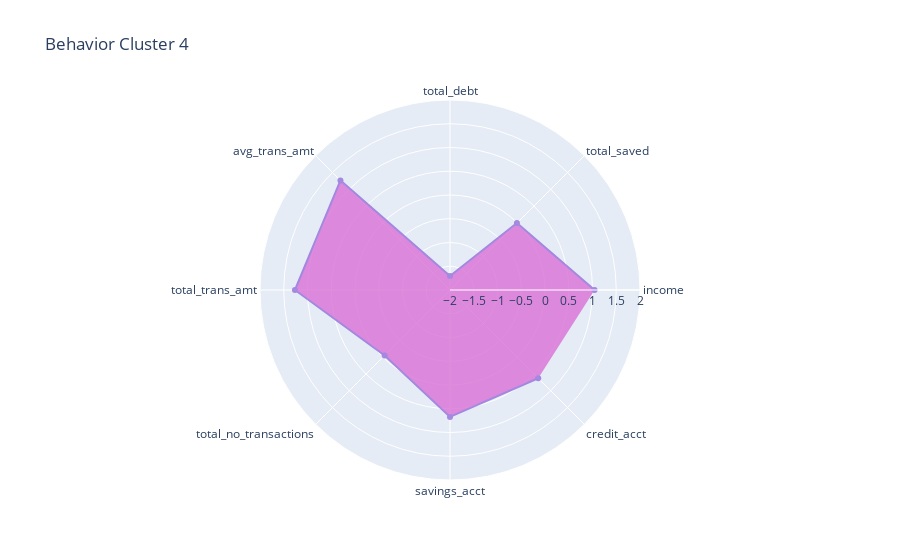

The notebook cell this image was saved under:
### Code cell
fig = go.Figure()

fig.add_trace(go.Scatterpolar(r = bhv_scaled4.mean(), theta = bhv_scaled4.columns,fill='toself', fillcolor='orchid', line_color='mediumpurple', opacity=0.8))

fig.update_layout(title = 'Behavior Cluster 4',     
    polar=dict(
    radialaxis=dict(
    visible=True,
    range=[-2,2])))

fig.show()

### Figure 1 — Plotly figure (JSON) as saved in the notebook; plotly's stock layout.template omitted (floating-point values rounded to 4 significant figures)
{"data": [{"fill": "toself", "fillcolor": "orchid", "line": {"color": "mediumpurple"}, "opacity": 0.8, "r": [1.044, -0.007427, -1.706, 1.261, 1.265, -0.05284, 0.6716, 0.6269], "theta": ["income", "total_saved", "total_debt", "avg_trans_amt", "total_trans_amt", "total_no_transactions", "savings_acct", "credit_acct"], "type": "scatterpolar"}], "layout": {"polar": {"radialaxis": {"range": [-2, 2], "visible": true}}, "title": {"text": "Behavior Cluster 4"}}}
